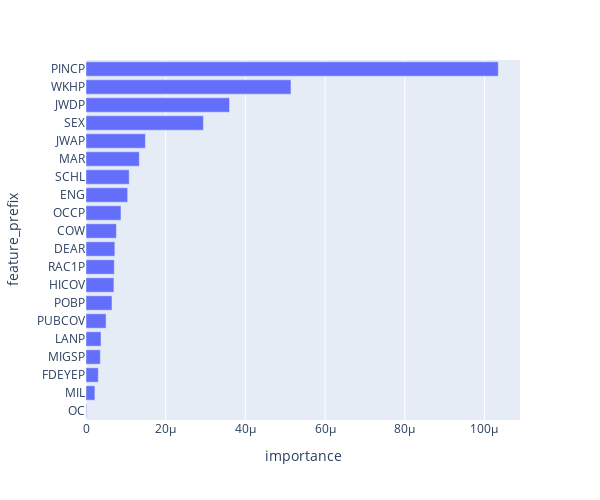

This figure's notebook cell:
### Code cell
fig3 = px.bar(max_features, y='feature_prefix', x='importance', orientation='h')
fig3.update_layout(
    autosize=False,
    width=600,
    height=500)
fig3.show()

### Figure 1 — Plotly figure (JSON) as saved in the notebook; plotly's stock layout.template omitted (floating-point values rounded to 4 significant figures)
{"data": [{"alignmentgroup": "True", "hovertemplate": "importance=%{x}<br>feature_prefix=%{y}<extra></extra>", "legendgroup": "", "marker": {"color": "#636efa", "pattern": {"shape": ""}}, "name": "", "offsetgroup": "", "orientation": "h", "showlegend": false, "textposition": "auto", "type": "bar", "x": [1.623e-07, 2.231e-06, 3.084e-06, 3.596e-06, 3.766e-06, 5.04e-06, 6.52e-06, 7.005e-06, 7.094e-06, 7.237e-06, 7.63e-06, 8.779e-06, 1.046e-05, 1.085e-05, 1.338e-05, 1.491e-05, 2.946e-05, 3.602e-05, 5.144e-05, 0.0001035], "xaxis": "x", "y": ["OC", "MIL", "FDEYEP", "MIGSP", "LANP", "PUBCOV", "POBP", "HICOV", "RAC1P", "DEAR", "COW", "OCCP", "ENG", "SCHL", "MAR", "JWAP", "SEX", "JWDP", "WKHP", "PINCP"], "yaxis": "y"}], "layout": {"autosize": false, "barmode": "relative", "height": 500, "legend": {"tracegroupgap": 0}, "margin": {"t": 60}, "width": 600, "xaxis": {"anchor": "y", "domain": [0, 1], "title": {"text": "importance"}}, "yaxis": {"anchor": "x", "domain": [0, 1], "title": {"text": "feature_prefix"}}}}
